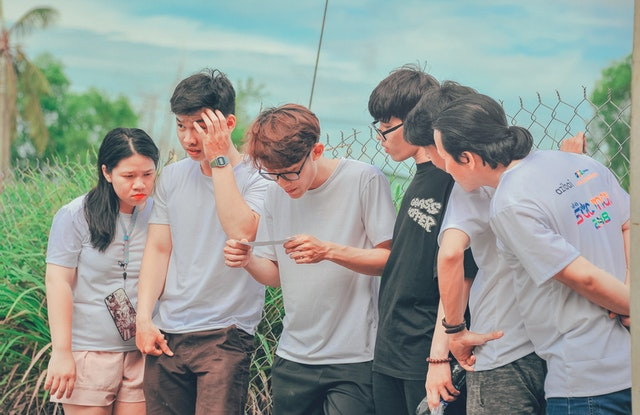
//> input picture cplusplus/BeautyPhoto/Test.jpg, 640 x 415 px
$ ./BeautyPhoto   (built with g++ and OpenCV 4)
//> lines starting //> are read from the running program, lines starting //| are printed output that depends on the picture
#include <opencv2/highgui/highgui.hpp>
#include <opencv2/imgproc/imgproc.hpp>
#include <iostream>

using namespace cv;

int main(int argc, char *argv[])
{
	Mat image = imread("Test.jpg", 1);
//> image is the input picture: 415 rows x 640 cols, CV_8UC3; mean B, G, R 148.2, 154.5, 148.2
	if (image.empty())
	{
		std::cout << "open photo failed, please check if photo is still there" << std::endl;
		return -1;
	}
	imshow("Orignal", image);

	/*
	1. 基于直方图均衡化的图像增强

	直方图均衡化是通过调整图像的灰阶分布，使得在0~255灰阶上的分布更加均衡，
	提高了图像的对比度，达到改善图像主观视觉效果的目的。对比度较低的图像适
	合使用直方图均衡化方法来增强图像细节。

	*/

	Mat imageRGB[3], equalizeHistImage;
	split(image, imageRGB);
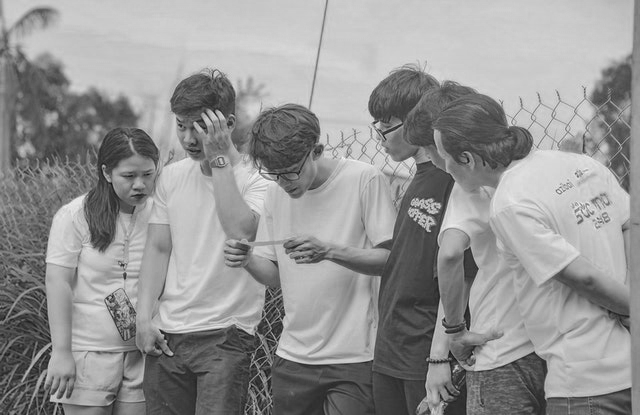
//> imageRGB[0]: 415 rows x 640 cols, CV_8UC1; min 13, max 250, mean 148.2
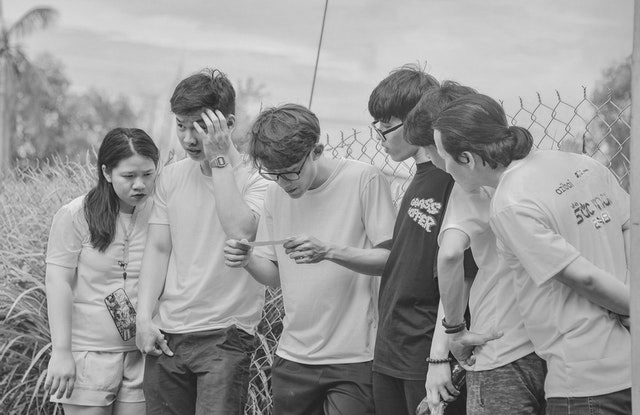
//> imageRGB[1]: 415 rows x 640 cols, CV_8UC1; min 14, max 244, mean 154.5
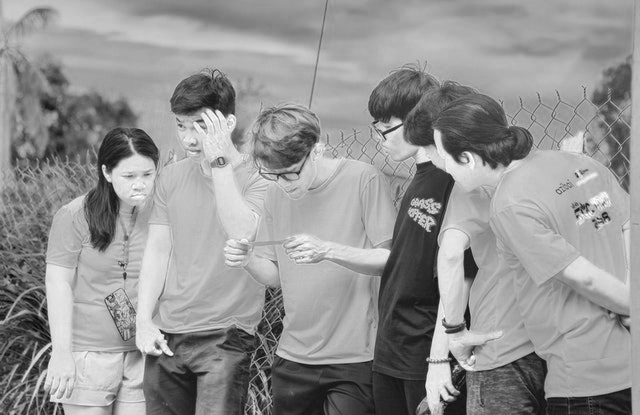
//> imageRGB[2]: 415 rows x 640 cols, CV_8UC1; min 0, max 255, mean 148.2
	for (int i = 0; i < 3; i++)
	{
		equalizeHist(imageRGB[i], imageRGB[i]);
	}
	merge(imageRGB, 3, equalizeHistImage);
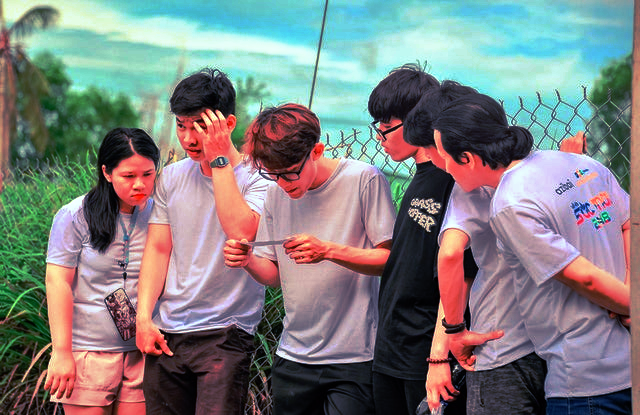
//> equalizeHistImage: 415 rows x 640 cols, CV_8UC3; mean B, G, R 128.7, 128.6, 128.5
	imshow("equalizeHistImage", equalizeHistImage);

	/*
	2. 基于拉普拉斯算子的图像增强

	使用中心为5的8邻域拉普拉斯算子与图像卷积可以达到锐化增强图像的目的，拉普拉斯算子如下图所示：

	拉普拉斯算子可以增强局部的图像对比度
	*/

	Mat imageEnhance;
	Mat kernel = (Mat_<float>(3, 3) << 0, -1, 0, 0, 5, 0, 0, -1, 0);
	filter2D(image, imageEnhance, CV_8UC3, kernel);
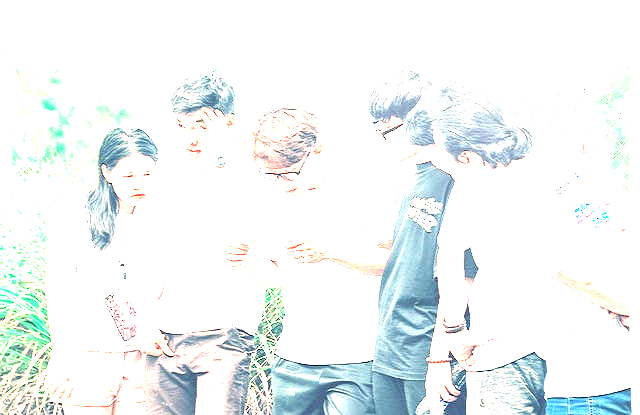
//> imageEnhance: 415 rows x 640 cols, CV_8UC3; mean B, G, R 245.3, 245.1, 239.7
	imshow("LaplasEnhence", imageEnhance);

	/*
	3. 基于对数Log变换的图像增强

	对数变换可以将图像的低灰度值部分扩展，显示出低灰度部分更多的细节，
	将其高灰度值部分压缩，减少高灰度值部分的细节，从而达到强调图像低灰
	度部分的目的。变换方法：

	对数变换对图像低灰度部分细节增强的功能过可以从对数图上直观理解：

	x轴的0.4大约对应了y轴的0.8，即原图上0~0.4的低灰度部分经过对数运算后扩展到0~0.8的部分，
	而整个0.4~1的高灰度部分被投影到只有0.8~1的区间，这样就达到了扩展和增强低灰度部分，
	压缩高灰度部分的值的功能。

	从上图还可以看到，对于不同的底数，底数越大，对低灰度部分的扩展就越强，对高灰度部分
	的压缩也就越强。
	*/

	Mat imageLog(image.size(), CV_32FC3);
	for (int i = 0; i < image.rows; i++)
	{
		for (int j = 0; j < image.cols; j++)
		{
			imageLog.at<Vec3f>(i, j)[0] = log(1 + image.at<Vec3b>(i, j)[0]);
			imageLog.at<Vec3f>(i, j)[1] = log(1 + image.at<Vec3b>(i, j)[1]);
			imageLog.at<Vec3f>(i, j)[2] = log(1 + image.at<Vec3b>(i, j)[2]);
		}
	}
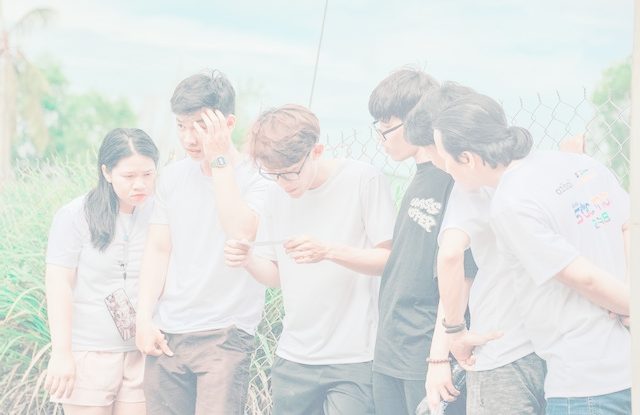
//> imageLog: 415 rows x 640 cols, CV_32FC3; mean B, G, R 4.93, 4.98, 4.92; drawn with min black and max white
	//归一化到0~255
	normalize(imageLog, imageLog, 0, 255, NORM_MINMAX);
	//转换成8bit图像显示
	convertScaleAbs(imageLog, imageLog);
//> imageLog: 415 rows x 640 cols, CV_8UC3
	imshow("LogChangeEnhence", imageLog);

	/*
	4. 基于伽马变换的图像增强

	伽马变换主要用于图像的校正，将灰度过高或者灰度过低的图片进行修正，增强对比度。
	变换公式就是对原图像上每一个像素值做乘积运算：

	伽马变换对图像的修正作用其实就是通过增强低灰度或高灰度的细节实现的，从伽马曲线可以直观理解：

	γ值以1为分界，值越小，对图像低灰度部分的扩展作用就越强，值越大，对图像高灰度部分的扩展
	作用就越强，通过不同的γ值，就可以达到增强低灰度或高灰度部分细节的作用。

	伽马变换对于图像对比度偏低，并且整体亮度值偏高（对于于相机过曝）情况下的图像增强效果明显。
	*/

	Mat imageGamma(image.size(), CV_32FC3);
	for (int i = 0; i < image.rows; i++)
	{
		for (int j = 0; j < image.cols; j++)
		{
			imageGamma.at<Vec3f>(i, j)[0] = (image.at<Vec3b>(i, j)[0])*(image.at<Vec3b>(i, j)[0])*(image.at<Vec3b>(i, j)[0]);
			imageGamma.at<Vec3f>(i, j)[1] = (image.at<Vec3b>(i, j)[1])*(image.at<Vec3b>(i, j)[1])*(image.at<Vec3b>(i, j)[1]);
			imageGamma.at<Vec3f>(i, j)[2] = (image.at<Vec3b>(i, j)[2])*(image.at<Vec3b>(i, j)[2])*(image.at<Vec3b>(i, j)[2]);
		}
	}
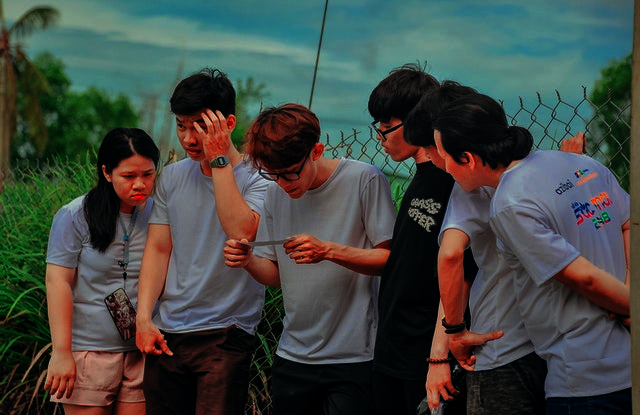
//> imageGamma: 415 rows x 640 cols, CV_32FC3; mean B, G, R 4365017, 4710277.5, 4309164; drawn with min black and max white
	//归一化到0~255
	normalize(imageGamma, imageGamma, 0, 255, NORM_MINMAX);
	//转换成8bit图像显示
	convertScaleAbs(imageGamma, imageGamma);
//> imageGamma: 415 rows x 640 cols, CV_8UC3
	imshow("GammaChangeEnhence", imageGamma);

	waitKey(0);
	return 0;
}
